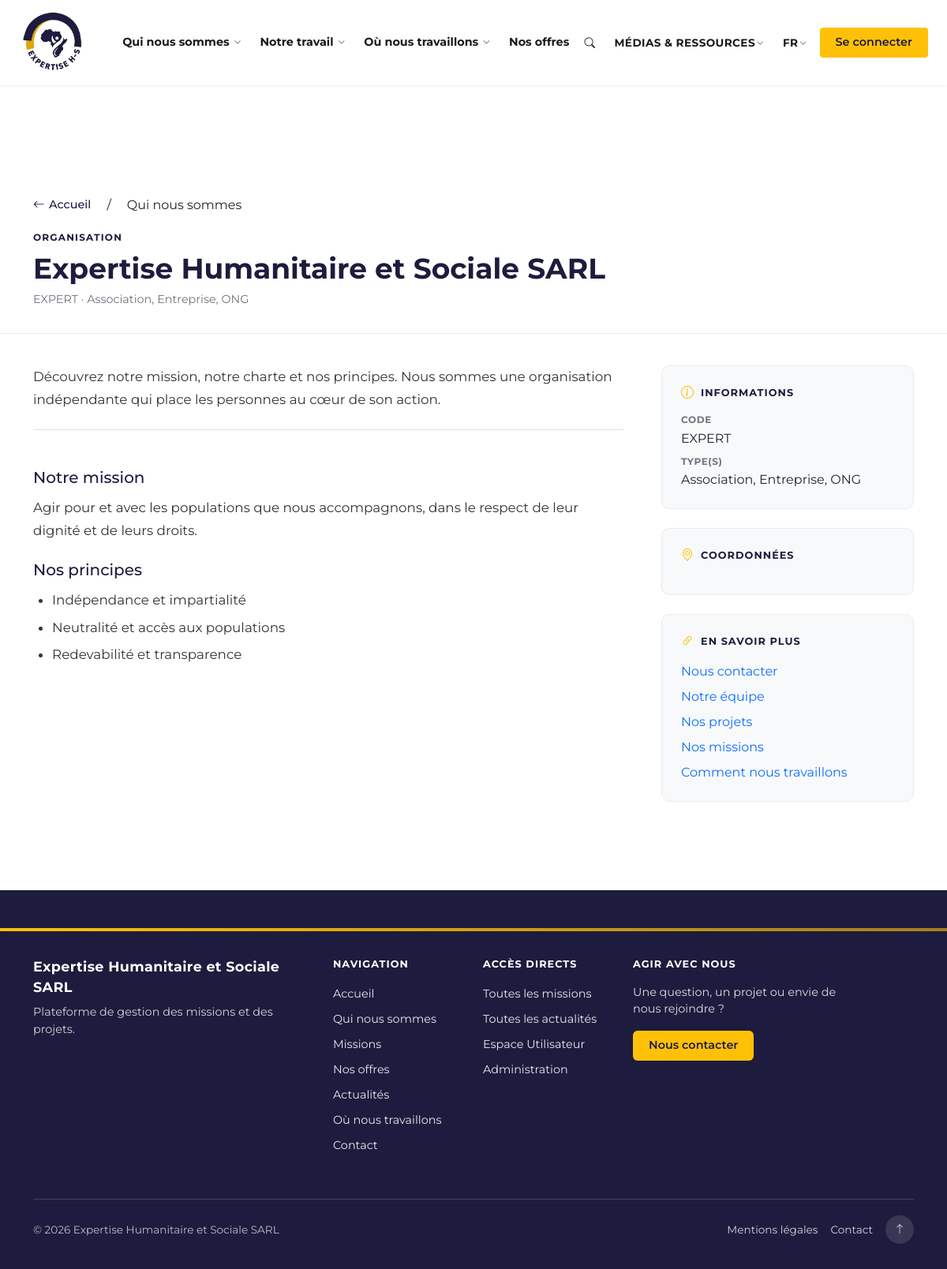
The page /about.php on the database as committed earlier.
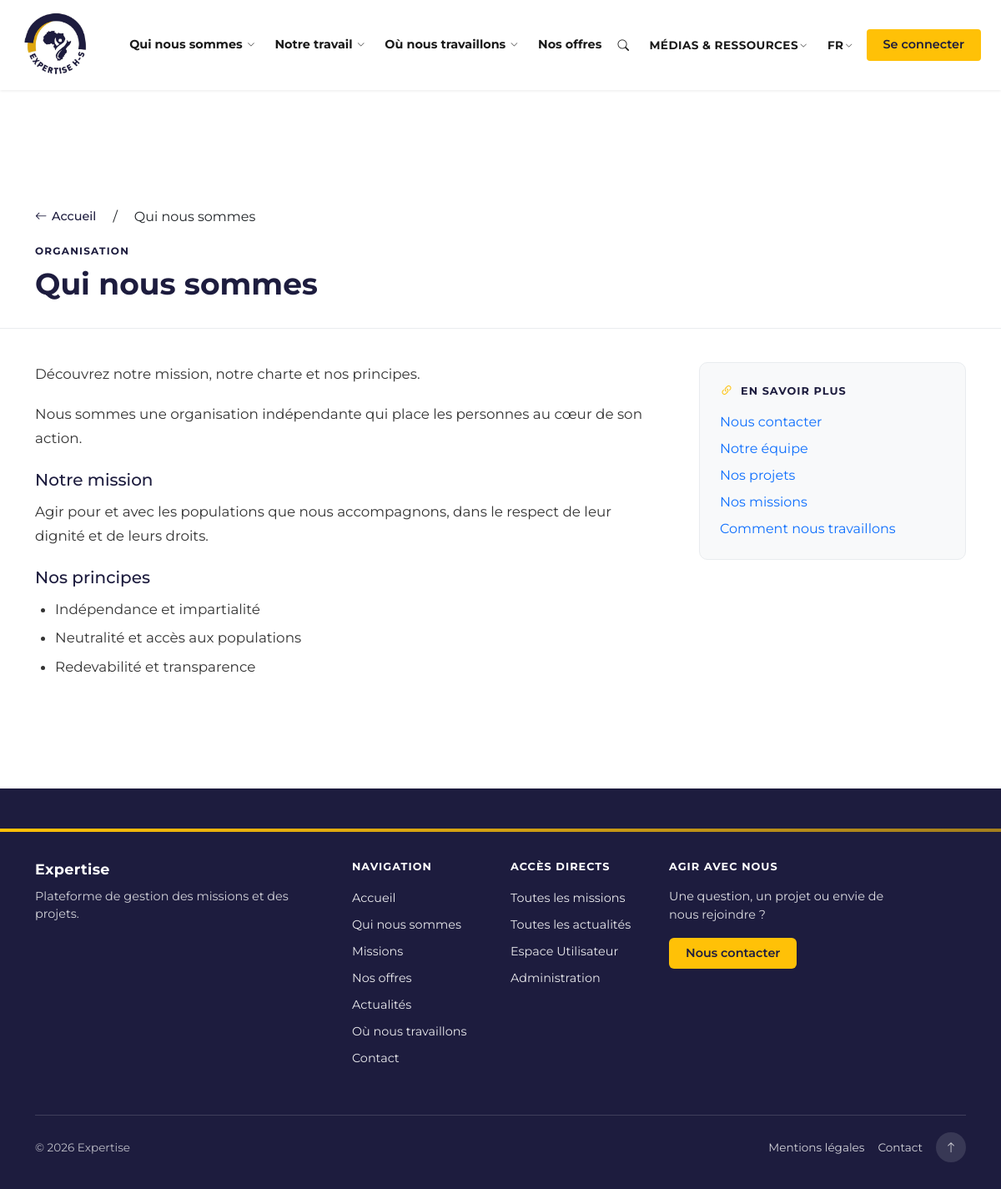
The same page on the database as committed later.
### tables this page shows
CREATE TABLE `organisation` (
  `id` int UNSIGNED NOT NULL,
  `name` varchar(255) NOT NULL,
  `code` varchar(50) DEFAULT NULL,
  `description` text,
  `address` text,
  `phone` varchar(50) DEFAULT NULL,
  `email` varchar(255) DEFAULT NULL,
  `website` varchar(255) DEFAULT NULL,
  `postal_code` varchar(20) DEFAULT NULL COMMENT 'Code postal',
  `city` varchar(100) DEFAULT NULL COMMENT 'Ville',
  `country` varchar(100) DEFAULT NULL COMMENT 'Pays',
  `rccm` varchar(50) DEFAULT NULL COMMENT 'RCCM ??? Registre de Commerce et de Cr??dit Mobilier',
  `nif` varchar(50) DEFAULT NULL COMMENT 'NIF ??? Num??ro d''Identification Fiscal (DGI)',
  `sector` varchar(150) DEFAULT NULL COMMENT 'Secteur d''activit??',
  `notes` text COMMENT 'Notes internes',
  `logo` varchar(500) DEFAULT NULL COMMENT 'Logo de l''organisation',
  `favicon` varchar(500) DEFAULT NULL COMMENT 'Favicon de l''organisation (icône onglet)',
  `cover_image` varchar(500) DEFAULT NULL COMMENT 'Photo de couverture (bannière)',
  `facebook_url` varchar(500) DEFAULT NULL COMMENT 'Facebook',
  `linkedin_url` varchar(500) DEFAULT NULL COMMENT 'LinkedIn',
  `twitter_url` varchar(500) DEFAULT NULL COMMENT 'Twitter / X',
  `instagram_url` varchar(500) DEFAULT NULL COMMENT 'Instagram',
  `youtube_url` varchar(500) DEFAULT NULL COMMENT 'YouTube',
  `is_active` tinyint(1) NOT NULL DEFAULT '1',
  `created_at` timestamp NULL DEFAULT CURRENT_TIMESTAMP,
  `updated_at` timestamp NULL DEFAULT CURRENT_TIMESTAMP ON UPDATE CURRENT_TIMESTAMP
);

### about.php (the view, shortened to what the rows shown need)
<?php
$organisationTypes = [];
$departments = [];
$entities = [];
require_once __DIR__ . '/inc/db.php';
require_once __DIR__ . '/inc/asset_url.php';
if ($pdo) {
    $stmt = $pdo->query("
        SELECT id, name, code, description, address, phone, email, website,
               postal_code, city, country, rccm, nif, sector, logo, cover_image,
               facebook_url, linkedin_url, twitter_url, instagram_url, youtube_url
        FROM organisation WHERE is_active = 1 LIMIT 1
    ");
    if ($row = $stmt->fetch()) $organisation = $row;
    if ($organisation) {
        $orgId = (int) $organisation->id;
        $stmt = $pdo->prepare("SELECT type_code FROM organisation_organisation_type WHERE organisation_id = ?");
        $stmt->execute([$orgId]);
        $organisationTypes = $stmt->fetchAll(PDO::FETCH_COLUMN);
    }
    $orgId = $organisation ? (int) $organisation->id : 0;
    if ($orgId) {
        $stmt = $pdo->prepare("SELECT id, name, code, entity_type, parent_entity_id, description FROM organisational_entity WHERE organisation_id = ? AND is_active = 1 ORDER BY entity_type, name");
        $stmt->execute([$orgId]);
        $entities = $stmt->fetchAll(PDO::FETCH_OBJ);
    }
}
require_once __DIR__ . '/inc/page-static.php';
$orgCoverUrl = '';
$typeLabels = [
    'ngo' => 'ONG',
    'association' => 'Association',
    'foundation' => 'Fondation',
    'company' => 'Entreprise',
    'public' => 'Organisation publique',
    'other' => 'Autre',
];
?>
    <main class="mission-detail about-detail">
        <?php if ($organisation && $orgCoverUrl): ?>
        <header class="mission-detail-hero">
            <div class="mission-detail-hero-bg" style="background-image: url('<?= htmlspecialchars($orgCoverUrl) ?>');"></div>
            <div class="mission-detail-hero-overlay"></div>
            <div class="container mission-detail-hero-content">
                <nav aria-label="Fil d'Ariane" class="mission-detail-breadcrumb">
                    <a href="<?= $baseUrl ?>index"><i class="bi bi-arrow-left"></i> Accueil</a>
                    <span class="mx-1">/</span>
                    <span>Qui nous sommes</span>
                </nav>
                <span class="mission-detail-badge">Organisation</span>
                <?php if (!empty($organisation->sector)): ?>
                <p class="mission-detail-meta-top"><span><?= htmlspecialchars($organisation->sector) ?></span></p>
                <?php endif; ?>
                <h1 class="mission-detail-title"><?= htmlspecialchars($organisation->name) ?></h1>
                <?php if (!empty($organisation->code) || !empty($organisationTypes)): ?>
                <p class="mission-detail-ref">
                    <?php if (!empty($organisation->code)): ?><?= htmlspecialchars($organisation->code) ?><?php endif; ?>
                    <?php if (!empty($organisation->code) && !empty($organisationTypes)): ?> · <?php endif; ?>
                    <?php if (!empty($organisationTypes)): ?>
                        <?php
                        $labels = array_map(function ($t) use ($typeLabels) { return $typeLabels[$t] ?? ucfirst($t); }, $organisationTypes);
                        echo htmlspecialchars(implode(', ', $labels));
                        ?>
                    <?php endif; ?>
                </p>
                <?php endif; ?>
            </div>
        </header>
        <?php else: ?>
        <div class="mission-detail-no-hero">
            <div class="container">
                <nav aria-label="Fil d'Ariane" class="mission-detail-breadcrumb">
                    <a href="<?= $baseUrl ?>index"><i class="bi bi-arrow-left"></i> Accueil</a>
                    <span class="mx-1">/</span>
                    <span>Qui nous sommes</span>
                </nav>
                <span class="mission-detail-badge mission-detail-badge--dark">Organisation</span>
                <h1 class="mission-detail-title mission-detail-title--dark"><?= $organisation ? htmlspecialchars($organisation->name) : 'Qui nous sommes' ?></h1>
                <?php if ($organisation && (!empty($organisation->code) || !empty($organisationTypes))): ?>
                <p class="mission-detail-ref mission-detail-ref--dark">
                    <?php if (!empty($organisation->code)): ?><?= htmlspecialchars($organisation->code) ?><?php endif; ?>
                    <?php if (!empty($organisation->code) && !empty($organisationTypes)): ?> · <?php endif; ?>
                    <?php if (!empty($organisationTypes)): ?>
                        <?php $labels = array_map(function ($t) use ($typeLabels) { return $typeLabels[$t] ?? ucfirst($t); }, $organisationTypes); echo htmlspecialchars(implode(', ', $labels)); ?>
                    <?php endif; ?>
                </p>
                <?php endif; ?>
            </div>
        </div>
        <?php endif; ?>
        <div class="mission-detail-body">
            <div class="container">
                <div class="mission-detail-grid">
                    <article class="mission-detail-main">
                        <?php if ($organisation): ?>
                        <?php if (empty($departments) && empty($entities) && $organisation): ?>
                        <div class="mission-detail-description mt-4 pt-4 border-top">
                            <h2 class="h5">Notre mission</h2>
                            <h2 class="h5 mt-4">Nos principes</h2>
                        </div>
                        <?php endif; ?>
                        <?php else: ?>
                        <div class="mission-detail-description">
                            <h2 class="h5 mt-4">Notre mission</h2>
                            <h2 class="h5 mt-4">Nos principes</h2>
                        </div>
                        <?php endif; ?>
                    </article>
                    <aside class="mission-detail-sidebar">
                        <?php if ($organisation): ?>
                        <div class="mission-detail-block">
                            <h2 class="mission-detail-block-title"><i class="bi bi-info-circle"></i> Informations</h2>
                            <dl class="project-detail-meta mb-0">
                                <?php if (!empty($organisation->code)): ?>
                                <dt>Code</dt>
                                <dd><?= htmlspecialchars($organisation->code) ?></dd>
                                <?php endif; ?>
                                <?php if (!empty($organisationTypes)): ?>
                                <dt>Type(s)</dt>
                                <dd><?= htmlspecialchars(implode(', ', array_map(function ($t) use ($typeLabels) { return $typeLabels[$t] ?? $t; }, $organisationTypes))) ?></dd>
                                <?php endif; ?>
                            </dl>
                        </div>
                        <div class="mission-detail-block">
                            <h2 class="mission-detail-block-title"><i class="bi bi-geo-alt"></i> Coordonnées</h2>
                        </div>
                        <?php endif; ?>
                        <div class="mission-detail-block">
                            <h2 class="mission-detail-block-title"><i class="bi bi-link-45deg"></i> En savoir plus</h2>
                        </div>
                    </aside>
                </div>
            </div>
        </div>
    </main>
<?php require __DIR__ . '/inc/footer.php'; ?>

### inc/footer.php (shortened to what the rows shown need)
<?php
if (!isset($organisation)) $organisation = null;
$footerOrgName = $organisation ? htmlspecialchars($organisation->name) : 'Expertise';
?>
    <footer class="site-footer">
        <div class="container">
            <div class="row g-4 site-footer-grid">
                <div class="col-lg-4 site-footer-brand">
                    <p class="footer-title footer-brand-name"><?= $footerOrgName ?></p>
                    <p class="footer-tagline"><?= $organisation && !empty($organisation->description) ? htmlspecialchars(mb_substr(strip_tags($organisation->description), 0, 140)) . (mb_strlen(strip_tags($organisation->description)) > 140 ? '…' : '') : 'Plateforme de gestion des missions et des projets.' ?></p>
                </div>
            </div>
            <div class="footer-bottom">
                <div class="footer-bottom-inner">
                    <span class="footer-copy">&copy; <?= date('Y') ?> <?= $footerOrgName ?></span>
                    <nav class="footer-legal" aria-label="Mentions légales et informations">
                        <a href="<?= $baseUrl ?>legal-notice">Mentions légales</a>
                        <a href="<?= $baseUrl ?>contact">Contact</a>
                        <a href="#top" class="footer-back-top" aria-label="Retour en haut de la page"><i class="bi bi-arrow-up"></i></a>
                    </nav>
                </div>
            </div>
        </div>
    </footer>
</body>
</html>

Rows that differ between the two databases and show on the page:
removed organisation: name "Expertise Humanitaire et Sociale SARL", code "EXPERT"
Other text that changed with them:
$footerOrgName: (not shown) → "Expertise"
implode(', ', $labels): "Association, Entreprise, ONG" → (not shown)
text no longer shown: "· Découvrez notre mission, notre charte et nos principes. Nous sommes une organisation indépendante qui place les personnes au cœur de son action. INFORMATIONS CODE TYPE(S) Association, Entreprise, ONG COORDONNÉES"
text now shown: "Qui nous sommes Découvrez notre mission, notre charte et nos principes. Nous sommes une organisation indépendante qui place les personnes au cœur de son action."
